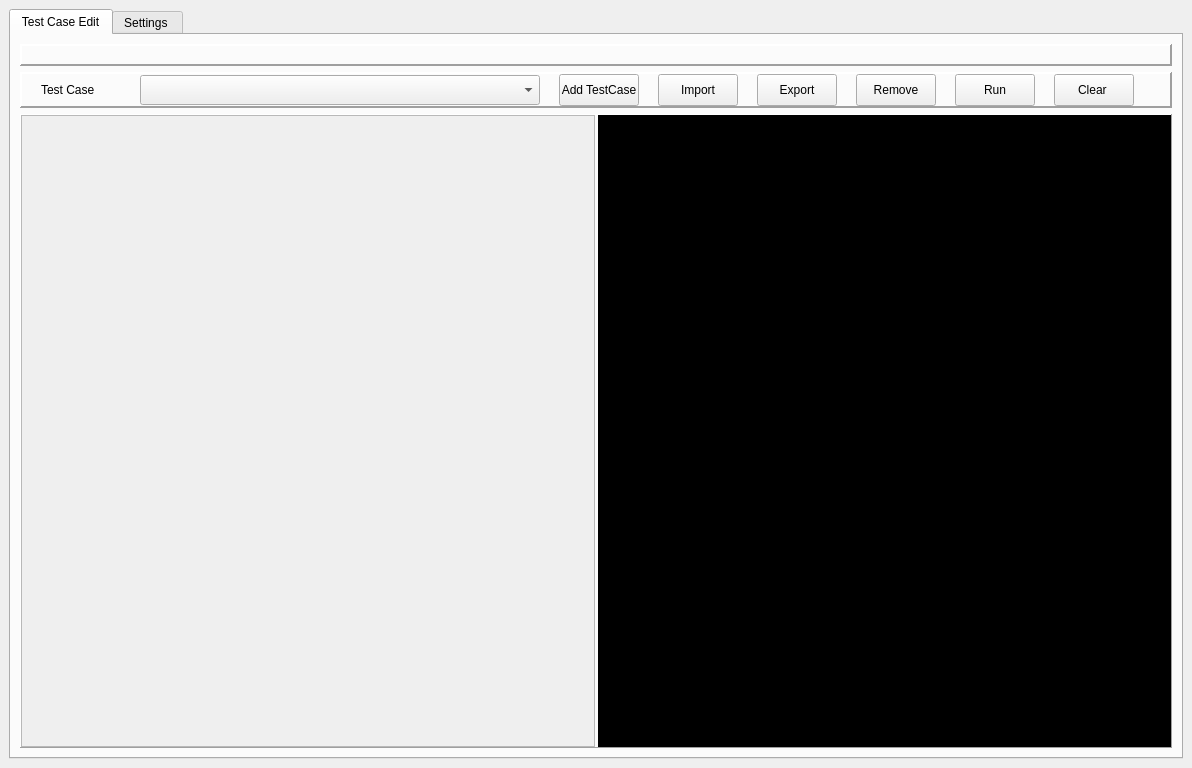
<?xml version="1.0" encoding="UTF-8"?>
<ui version="4.0">
 <class>MainWindow</class>
 <widget class="QMainWindow" name="MainWindow">
  <property name="geometry">
   <rect>
    <x>0</x>
    <y>0</y>
    <width>1192</width>
    <height>768</height>
   </rect>
  </property>
  <property name="minimumSize">
   <size>
    <width>0</width>
    <height>720</height>
   </size>
  </property>
  <property name="windowTitle">
   <string>MainWindow</string>
  </property>
  <widget class="QWidget" name="centralwidget">
   <layout class="QVBoxLayout" name="verticalLayout_2">
    <item>
     <layout class="QVBoxLayout" name="verticalLayout">
      <item>
       <widget class="QTabWidget" name="tabWidget">
        <property name="currentIndex">
         <number>0</number>
        </property>
        <widget class="QWidget" name="block_tab">
         <attribute name="title">
          <string>Test Case Edit</string>
         </attribute>
         <layout class="QGridLayout" name="gridLayout_2">
          <item row="1" column="0">
           <widget class="QFrame" name="button_frame">
            <property name="frameShape">
             <enum>QFrame::Panel</enum>
            </property>
            <property name="frameShadow">
             <enum>QFrame::Raised</enum>
            </property>
            <property name="lineWidth">
             <number>2</number>
            </property>
            <layout class="QGridLayout" name="gridLayout_3">
             <property name="leftMargin">
              <number>0</number>
             </property>
             <property name="topMargin">
              <number>0</number>
             </property>
             <property name="bottomMargin">
              <number>0</number>
             </property>
             <property name="spacing">
              <number>0</number>
             </property>
             <item row="0" column="6">
              <widget class="QPushButton" name="run_btn">
               <property name="minimumSize">
                <size>
                 <width>80</width>
                 <height>32</height>
                </size>
               </property>
               <property name="maximumSize">
                <size>
                 <width>80</width>
                 <height>32</height>
                </size>
               </property>
               <property name="text">
                <string>Run</string>
               </property>
              </widget>
             </item>
             <item row="0" column="1">
              <widget class="QComboBox" name="testcase_list">
               <property name="sizePolicy">
                <sizepolicy hsizetype="Preferred" vsizetype="Preferred">
                 <horstretch>0</horstretch>
                 <verstretch>0</verstretch>
                </sizepolicy>
               </property>
               <property name="minimumSize">
                <size>
                 <width>300</width>
                 <height>30</height>
                </size>
               </property>
               <property name="maximumSize">
                <size>
                 <width>400</width>
                 <height>30</height>
                </size>
               </property>
              </widget>
             </item>
             <item row="0" column="0">
              <widget class="QLabel" name="label_2">
               <property name="minimumSize">
                <size>
                 <width>80</width>
                 <height>32</height>
                </size>
               </property>
               <property name="maximumSize">
                <size>
                 <width>80</width>
                 <height>32</height>
                </size>
               </property>
               <property name="text">
                <string>Test Case</string>
               </property>
              </widget>
             </item>
             <item row="0" column="7">
              <widget class="QPushButton" name="clear_btn">
               <property name="minimumSize">
                <size>
                 <width>80</width>
                 <height>32</height>
                </size>
               </property>
               <property name="maximumSize">
                <size>
                 <width>80</width>
                 <height>32</height>
                </size>
               </property>
               <property name="text">
                <string>Clear </string>
               </property>
              </widget>
             </item>
             <item row="0" column="4">
              <widget class="QPushButton" name="export_btn">
               <property name="minimumSize">
                <size>
                 <width>80</width>
                 <height>32</height>
                </size>
               </property>
               <property name="maximumSize">
                <size>
                 <width>80</width>
                 <height>32</height>
                </size>
               </property>
               <property name="text">
                <string>Export</string>
               </property>
              </widget>
             </item>
             <item row="0" column="2">
              <widget class="QPushButton" name="add_test_case_btn">
               <property name="maximumSize">
                <size>
                 <width>80</width>
                 <height>32</height>
                </size>
               </property>
               <property name="text">
                <string>Add TestCase</string>
               </property>
              </widget>
             </item>
             <item row="0" column="3">
              <widget class="QPushButton" name="import_btn">
               <property name="minimumSize">
                <size>
                 <width>80</width>
                 <height>32</height>
                </size>
               </property>
               <property name="maximumSize">
                <size>
                 <width>80</width>
                 <height>32</height>
                </size>
               </property>
               <property name="text">
                <string>Import</string>
               </property>
              </widget>
             </item>
             <item row="0" column="5">
              <widget class="QPushButton" name="remove_btn">
               <property name="minimumSize">
                <size>
                 <width>80</width>
                 <height>32</height>
                </size>
               </property>
               <property name="maximumSize">
                <size>
                 <width>80</width>
                 <height>32</height>
                </size>
               </property>
               <property name="text">
                <string>Remove</string>
               </property>
              </widget>
             </item>
            </layout>
           </widget>
          </item>
          <item row="2" column="0">
           <widget class="QFrame" name="bottom_frame">
            <property name="frameShape">
             <enum>QFrame::Panel</enum>
            </property>
            <property name="frameShadow">
             <enum>QFrame::Raised</enum>
            </property>
            <layout class="QHBoxLayout" name="horizontalLayout_2">
             <property name="spacing">
              <number>3</number>
             </property>
             <property name="leftMargin">
              <number>0</number>
             </property>
             <property name="topMargin">
              <number>0</number>
             </property>
             <property name="rightMargin">
              <number>0</number>
             </property>
             <property name="bottomMargin">
              <number>0</number>
             </property>
             <item>
              <widget class="QScrollArea" name="block_edit_area">
               <property name="widgetResizable">
                <bool>true</bool>
               </property>
               <widget class="QWidget" name="scrollAreaWidgetContents">
                <property name="geometry">
                 <rect>
                  <x>0</x>
                  <y>0</y>
                  <width>570</width>
                  <height>628</height>
                 </rect>
                </property>
               </widget>
              </widget>
             </item>
             <item>
              <widget class="QTextEdit" name="log_console">
               <property name="styleSheet">
                <string notr="true">	                background-color: #000000;
                color: #FFFFFF;
                font-family: Consolas, monospace;
                font-size: 10pt;</string>
               </property>
              </widget>
             </item>
            </layout>
           </widget>
          </item>
          <item row="0" column="0">
           <widget class="QFrame" name="header_frame">
            <property name="frameShape">
             <enum>QFrame::Panel</enum>
            </property>
            <property name="frameShadow">
             <enum>QFrame::Raised</enum>
            </property>
            <property name="lineWidth">
             <number>2</number>
            </property>
            <layout class="QGridLayout" name="gridLayout">
             <item row="0" column="0">
              <layout class="QHBoxLayout" name="block_layout"/>
             </item>
            </layout>
           </widget>
          </item>
         </layout>
        </widget>
        <widget class="QWidget" name="settings_tab">
         <attribute name="title">
          <string>Settings </string>
         </attribute>
        </widget>
       </widget>
      </item>
     </layout>
    </item>
   </layout>
  </widget>
 </widget>
 <resources/>
 <connections/>
</ui>
